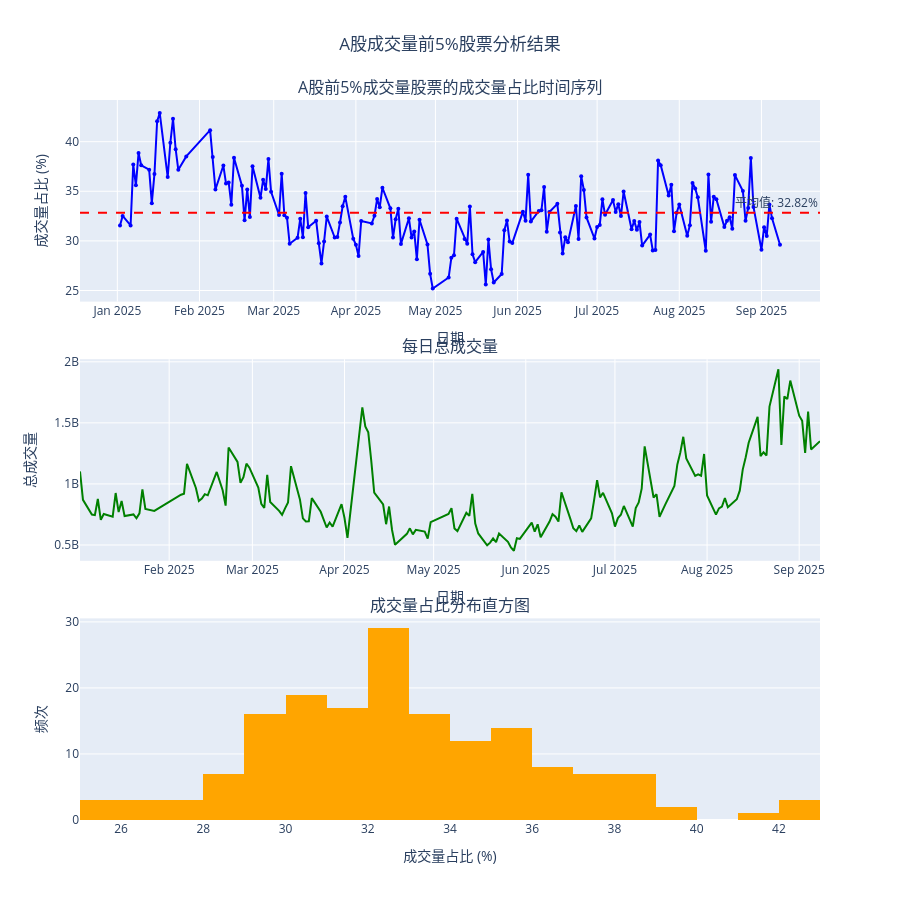

The cell this chart's notebook holds for it:
### Code cell
# 创建可视化图表
if len(analysis_df) == 0:
    print("无法创建图表：没有有效的数据")
    print("请检查数据获取和处理过程")
else:
    fig = make_subplots(
        rows=3, cols=1,
        subplot_titles=(
            'A股前5%成交量股票的成交量占比时间序列',
            '每日总成交量',
            '成交量占比分布直方图'
        ),
        vertical_spacing=0.08
    )

    # 第1个子图: 成交量占比时间序列
    fig.add_trace(
        go.Scatter(
            x=analysis_df['date'],
            y=analysis_df['volume_ratio'] * 100,
            mode='lines+markers',
            name='成交量占比 (%)',
            line=dict(color='blue', width=2),
            marker=dict(size=4)
        ),
        row=1, col=1
    )

    # 添加平均线
    mean_ratio = analysis_df['volume_ratio'].mean() * 100
    fig.add_hline(
        y=mean_ratio,
        line_dash="dash",
        line_color="red",
        annotation_text=f"平均值: {mean_ratio:.2f}%",
        row=1, col=1
    )

    # 第2个子图: 总成交量时间序列
    fig.add_trace(
        go.Scatter(
            x=analysis_df['date'],
            y=analysis_df['total_volume'],
            mode='lines',
            name='总成交量',
            line=dict(color='green', width=2)
        ),
        row=2, col=1
    )

    # 第3个子图: 分布直方图
    fig.add_trace(
        go.Histogram(
            x=analysis_df['volume_ratio'] * 100,
            nbinsx=30,
            name='占比分布',
            marker_color='orange'
        ),
        row=3, col=1
    )

    # 更新布局
    fig.update_layout(
        height=900,
        title_text="A股成交量前5%股票分析结果",
        title_x=0.5,
        showlegend=False
    )

    # 更新x轴和y轴标签
    fig.update_xaxes(title_text="日期", row=1, col=1)
    fig.update_yaxes(title_text="成交量占比 (%)", row=1, col=1)

    fig.update_xaxes(title_text="日期", row=2, col=1)
    fig.update_yaxes(title_text="总成交量", row=2, col=1)

    fig.update_xaxes(title_text="成交量占比 (%)", row=3, col=1)
    fig.update_yaxes(title_text="频次", row=3, col=1)

    fig.show()

### Figure 1 — Plotly figure (JSON) as saved in the notebook; plotly's stock layout.template omitted (floating-point values rounded to 4 significant figures; data arrays with more than 128 entries replaced by an {"elided": "..."} marker saying what was removed)
{"data": [{"line": {"color": "blue", "width": 2}, "marker": {"size": 4}, "mode": "lines+markers", "name": "成交量占比 (%)", "type": "scatter", "x": {"elided": "167 str values"}, "xaxis": "x", "y": {"elided": "167 float values"}, "yaxis": "y"}, {"line": {"color": "green", "width": 2}, "mode": "lines", "name": "总成交量", "type": "scatter", "x": {"elided": "167 str values"}, "xaxis": "x2", "y": {"elided": "167 float values"}, "yaxis": "y2"}, {"marker": {"color": "orange"}, "name": "占比分布", "nbinsx": 30, "type": "histogram", "x": {"elided": "167 float values"}, "xaxis": "x3", "yaxis": "y3"}], "layout": {"annotations": [{"font": {"size": 16}, "showarrow": false, "text": "A股前5%成交量股票的成交量占比时间序列", "x": 0.5, "xanchor": "center", "xref": "paper", "y": 1, "yanchor": "bottom", "yref": "paper"}, {"font": {"size": 16}, "showarrow": false, "text": "每日总成交量", "x": 0.5, "xanchor": "center", "xref": "paper", "y": 0.64, "yanchor": "bottom", "yref": "paper"}, {"font": {"size": 16}, "showarrow": false, "text": "成交量占比分布直方图", "x": 0.5, "xanchor": "center", "xref": "paper", "y": 0.28, "yanchor": "bottom", "yref": "paper"}, {"showarrow": false, "text": "平均值: 32.82%", "x": 1, "xanchor": "right", "xref": "x domain", "y": 32.82, "yanchor": "bottom", "yref": "y"}], "height": 900, "shapes": [{"line": {"color": "red", "dash": "dash"}, "type": "line", "x0": 0, "x1": 1, "xref": "x domain", "y0": 32.82, "y1": 32.82, "yref": "y"}], "showlegend": false, "title": {"text": "A股成交量前5%股票分析结果", "x": 0.5}, "xaxis": {"anchor": "y", "domain": [0, 1], "title": {"text": "日期"}}, "xaxis2": {"anchor": "y2", "domain": [0, 1], "title": {"text": "日期"}}, "xaxis3": {"anchor": "y3", "domain": [0, 1], "title": {"text": "成交量占比 (%)"}}, "yaxis": {"anchor": "x", "domain": [0.72, 1], "title": {"text": "成交量占比 (%)"}}, "yaxis2": {"anchor": "x2", "domain": [0.36, 0.64], "title": {"text": "总成交量"}}, "yaxis3": {"anchor": "x3", "domain": [0, 0.28], "title": {"text": "频次"}}}}
